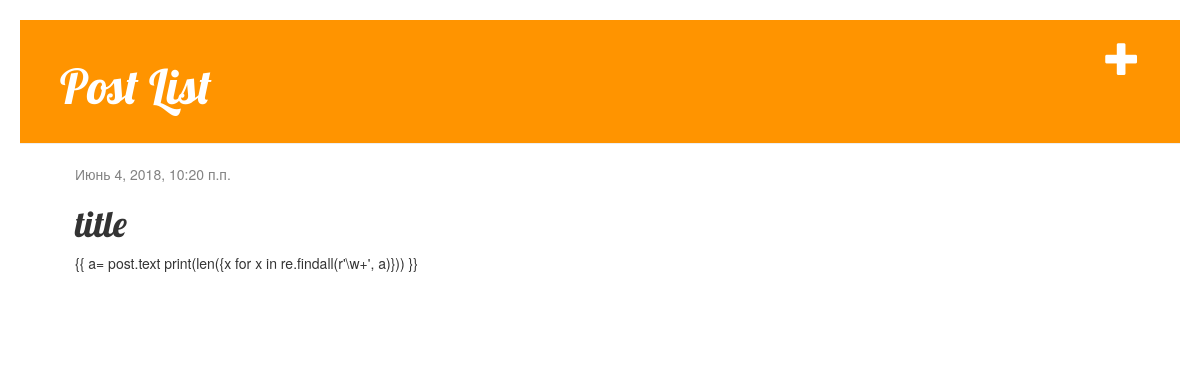
Page /post/4/ on the earlier database version.
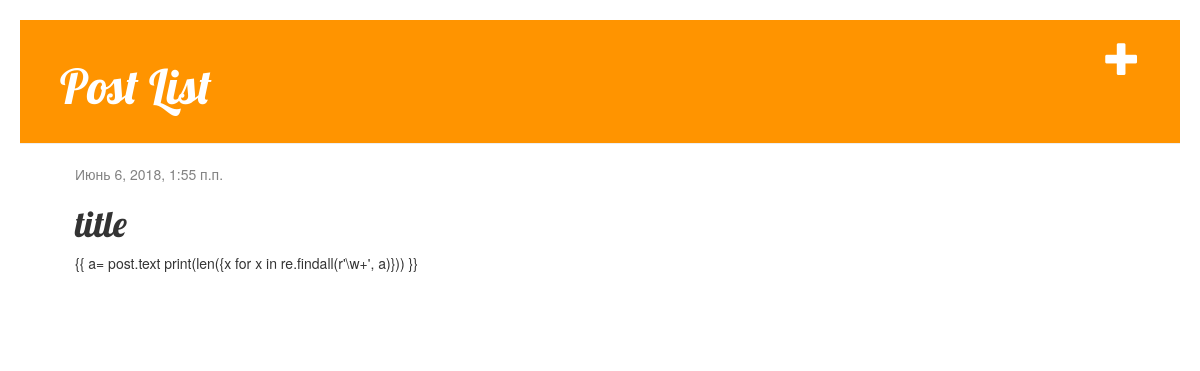
Same page on the later database version.
### task/models.py (models this page shows, shortened)
class Post(models.Model):
    author = models.ForeignKey('auth.User', on_delete=models.CASCADE)
    title = models.CharField(max_length=200)
    text = models.TextField()
    created_date = models.DateTimeField(
            default=timezone.now)
    published_date = models.DateTimeField(
            blank=True, null=True)

### task/views.py (the view)
# urls.py: url(r'^post/(?P<pk>\d+)/$', views.post_detail, name='post_detail'),
def post_detail(request, pk):
    post = get_object_or_404(Post, pk=pk)
    return render(request, 'task/post_detail.html', {'post': post})

### task/templates/task/post_detail.html
{% extends 'task/base.html' %}
{% block content %}
    <div class="post">
        {% if post.published_date %}
            <div class="date">
                {{ post.published_date }}
            </div>
        {% endif %}
        <h1>{{ post.title }}</h1>
        <p>{{
          a= post.text
          print(len({x for x in re.findall(r'\w+', a)}))
        }}</p>
    </div>
{% endblock %}

Differences in the rows shown:
changed Post "title": published_date "Июнь 4, 2018, 10:20 п.п." → "Июнь 6, 2018, 1:55 п.п."
